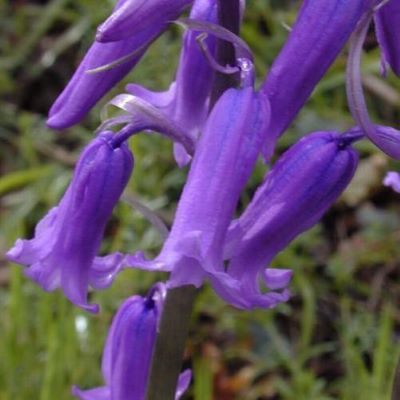
#> input picture openCv_HOG/3.jpg, 400 x 400 px
$ python visualise_HOGdescriptors.py
#> lines starting #> are read from the running program, lines starting #| are printed output that depends on the picture
# -*- coding: utf-8 -*-
"""
Created on Thu Mar 23 20:53:18 2017

@author: Samyakh Tukra
"""
#%%
import matplotlib.pyplot as plt
from skimage import io
from skimage.feature import hog
from skimage import data, color, exposure
from PIL import Image
#%%
img = io.imread(r"3.jpg")
#> img is the input picture: shape (400, 400, 3); mean R, G, B 97.4, 77.2, 104.5
#im= Image.open(r"Insert\Image\Path\Here.jpg")
image = color.rgb2gray(img)
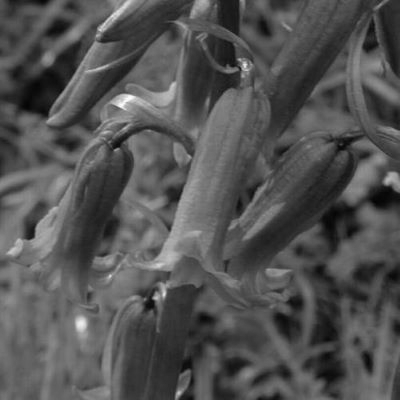
#> image: shape (400, 400) float64; min 0.00949, max 0.997, mean 0.327

# fd, hog_image = hog(image, orientations=8, pixels_per_cell=(16, 16),
#                     cells_per_block=(1, 1), visualise=True)
#> (the run stopped early here; a loop or call above may not have finished)

$ run again, with openCv_HOG/1.jpg copied over openCv_HOG/3.jpg
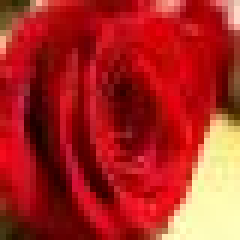
#> input picture openCv_HOG/1.jpg, 40 x 40 px (shown 6 times larger)
#> img is the input picture: shape (40, 40, 3); mean R, G, B 170.9, 40.3, 35.2
#> `image = color.rgb2gray(img)`:
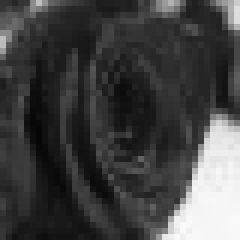
#> image: shape (40, 40) float64 (shown 6 times larger); min 0.0225, max 0.983, mean 0.265

$ run again, with openCv_HOG/2.jpg copied over openCv_HOG/3.jpg
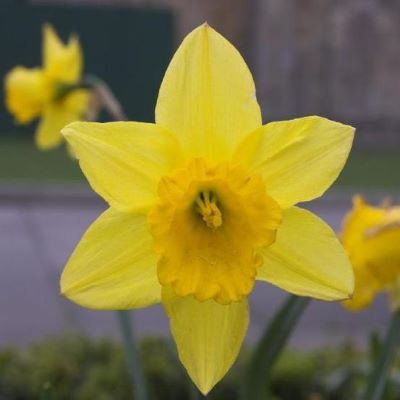
#> input picture openCv_HOG/2.jpg, 400 x 400 px
#> img is the input picture: shape (400, 400, 3); mean R, G, B 131.5, 120.9, 59.6
#> `image = color.rgb2gray(img)`:
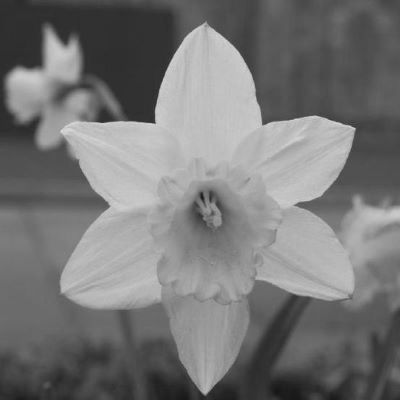
#> image: shape (400, 400) float64; min 0.0868, max 0.857, mean 0.466
